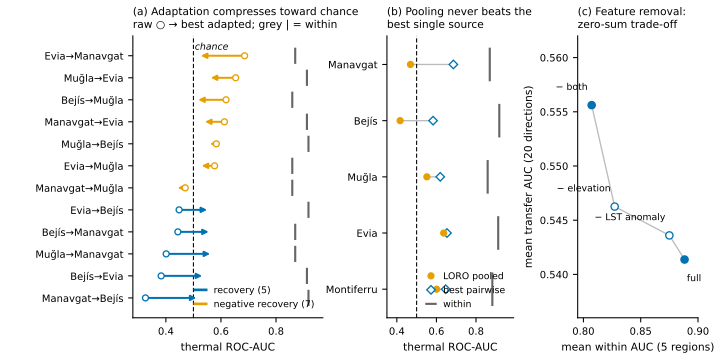

Write Python code to recreate this figure.
#!/usr/bin/env python3
"""Figure 6 - interventions obey the same conservation.

(a) Label-blind adaptation, four-AOI decomposition (12 directions): raw (open) ->
    best-adapted (filled) along the AUC axis; within-region reference as grey tick.
    Directions where adaptation moves AWAY from the within reference (negative
    recovery, 7/12) in orange; recoveries in blue. Compression toward chance visible.
(b) LORO pooled training per held-out target: pooled model never beats the best
    pairwise source; within ceiling far right.
(c) Feature removal: mean within vs mean transfer for the four configurations -
    the trade-off line (what transfer gains, within-region skill pays).
Okabe-Ito, greyscale-safe, vector, min font 7 pt.
Data: paper/figures/data/fig_data.json. Asserts vs 04_results 4.3/4.6.
"""
import json
import sys
from pathlib import Path

import matplotlib
matplotlib.use("Agg")
import matplotlib.pyplot as plt

HERE = Path(__file__).resolve().parent
DATA = json.loads((HERE / "data" / "fig_data.json").read_text())
decomp = DATA["fig6_decomp"]
loro = DATA["fig6_loro"]
fdrop = {r["config"]: r for r in DATA["fig6_fdrop"]}

BLUE, ORANGE, GREY = "#0072B2", "#E69F00", "#666666"
LABEL = {"manavgat_2021": "Manavgat", "bejis_2022": "Bejís", "mugla_2021": "Muğla",
         "evia_2021_extended": "Evia", "montiferru_2021": "Montiferru"}
def dirlabel(d):
    s, t = d.split("_to_")
    return f"{LABEL[s]}→{LABEL[t]}"

# ---- asserts vs 04_results ----
neg = [d for d in decomp if d["best_adapted"] < d["raw"]]
assert len(neg) == 7, f"expected 7 negative-recovery directions, got {len(neg)}"
worst = min(decomp, key=lambda d: d["recovered_fraction"])
assert worst["direction"] == "evia_2021_extended_to_manavgat_2021"
assert abs(worst["recovered_fraction"] - (-0.8619)) < 5e-3
by_t = {r["target"]: r for r in loro}
assert abs(by_t["manavgat_2021"]["loro_raw"] - 0.469) < 5e-3
for r in loro:
    assert r["loro_raw"] < r["best_pairwise"], f"LORO must not beat best pairwise: {r['target']}"
assert abs(fdrop["full"]["mean_within"] - 0.888) < 5e-3
assert abs(fdrop["full"]["mean_transfer"] - 0.541) < 5e-3
assert abs(fdrop["drop_both"]["mean_within"] - 0.807) < 5e-3
assert abs(fdrop["drop_both"]["mean_transfer"] - 0.556) < 5e-3

MM = 1 / 25.4
fig = plt.figure(figsize=(190 * MM, 95 * MM))
plt.rcParams.update({"svg.fonttype": "none", "pdf.fonttype": 42})
gs = fig.add_gridspec(1, 3, width_ratios=[1.5, 1.0, 0.95],
                      left=0.185, right=0.972, top=0.90, bottom=0.115, wspace=0.44)
axA = fig.add_subplot(gs[0, 0])
axB = fig.add_subplot(gs[0, 1])
axC = fig.add_subplot(gs[0, 2])

# (a) decomposition
order = sorted(decomp, key=lambda d: d["raw"])
for y, d in enumerate(order):
    colour = ORANGE if d["best_adapted"] < d["raw"] else BLUE
    axA.annotate("", xy=(d["best_adapted"], y), xytext=(d["raw"], y),
                 arrowprops=dict(arrowstyle="-|>", color=colour, lw=1.5,
                                 mutation_scale=8, shrinkA=0, shrinkB=0))
    axA.plot(d["raw"], y, marker="o", mfc="white", mec=colour, ms=4.5, zorder=3)
    axA.plot([d["within"], d["within"]], [y - 0.32, y + 0.32], color=GREY, lw=1.6,
             zorder=2)
axA.axvline(0.5, color="black", lw=0.8, ls=(0, (4, 2)))
axA.set_yticks(range(len(order)), [dirlabel(d["direction"]) for d in order],
               fontsize=7)
axA.set_xlim(0.28, 0.97)
axA.set_xlabel("thermal ROC-AUC", fontsize=8)
axA.set_title("(a) Adaptation compresses toward chance\n"
              "raw ○ → best adapted; grey | = within",
              fontsize=8, loc="left")
axA.text(0.505, len(order) - 0.4, "chance", fontsize=7, style="italic",
         ha="left", va="top")
hB = plt.Line2D([], [], color=BLUE, lw=2)
hO = plt.Line2D([], [], color=ORANGE, lw=2)
axA.legend([hB, hO], ["recovery (5)", "negative recovery (7)"], fontsize=7,
           frameon=False, loc="lower right", handlelength=1.2)

# (b) LORO
ysB = list(range(len(loro)))[::-1]
for r, y in zip(loro, ysB):
    axB.plot([r["loro_raw"], r["best_pairwise"]], [y, y], color="#BBBBBB", lw=1.0,
             zorder=1)
    axB.plot(r["best_pairwise"], y, marker="D", mfc="white", mec=BLUE, ms=4.5,
             zorder=3)
    axB.plot(r["loro_raw"], y, marker="o", mfc=ORANGE, mec=ORANGE, ms=4.5, zorder=3)
    axB.plot([r["within"], r["within"]], [y - 0.28, y + 0.28], color=GREY, lw=1.6)
axB.axvline(0.5, color="black", lw=0.8, ls=(0, (4, 2)))
axB.set_yticks(ysB, [LABEL[r["target"]] for r in loro], fontsize=7.5)
axB.set_xlim(0.35, 0.99)
axB.set_xlabel("thermal ROC-AUC", fontsize=8)
axB.set_title("(b) Pooling never beats the\nbest single source", fontsize=8,
              loc="left")
hP = plt.Line2D([], [], marker="D", mfc="white", mec=BLUE, ls="", ms=4.5)
hL = plt.Line2D([], [], marker="o", color=ORANGE, ls="", ms=4.5)
hW = plt.Line2D([], [], color=GREY, lw=1.6)
axB.legend([hL, hP, hW], ["LORO pooled", "best pairwise", "within"], fontsize=7,
           frameon=False, loc="lower right", handlelength=1.0)

# (c) feature drop trade-off
CFG = [("full", "full"), ("drop_anom", "− LST anomaly"),
       ("drop_elev", "− elevation"), ("drop_both", "− both")]
xs = [fdrop[c]["mean_within"] for c, _ in CFG]
ys = [fdrop[c]["mean_transfer"] for c, _ in CFG]
path = ["full", "drop_anom", "drop_elev", "drop_both"]
axC.plot([fdrop[c]["mean_within"] for c in path],
         [fdrop[c]["mean_transfer"] for c in path],
         color="#BBBBBB", lw=1.0, zorder=1)
for (c, lab), x, y in zip(CFG, xs, ys):
    filled = c in ("full", "drop_both")
    axC.plot(x, y, marker="o", ms=5.5, mfc=(BLUE if filled else "white"), mec=BLUE,
             zorder=3)
    dx, dy = (-0.0035, 0.0012) if c != "full" else (0.002, -0.0022)
    ha = "right" if c != "full" else "left"
    axC.text(x + dx, y + dy, lab, fontsize=7, ha=ha, va="bottom")
axC.set_xlabel("mean within AUC (5 regions)", fontsize=8)
axC.set_ylabel("mean transfer AUC (20 directions)", fontsize=8)
axC.set_title("(c) Feature removal:\nzero-sum trade-off", fontsize=8, loc="left")
axC.set_xlim(0.795, 0.90)
axC.set_ylim(0.536, 0.562)
for ax in (axA, axB, axC):
    ax.tick_params(labelsize=7.5)
    for s in ("top", "right"):
        ax.spines[s].set_visible(False)

fig.savefig(HERE / "fig6_conservation.pdf")
fig.savefig(HERE / "fig6_conservation.svg")
if "--preview" in sys.argv:
    fig.savefig(HERE / "fig6_conservation_preview.png", dpi=220)

(HERE / "fig6_provenance.json").write_text(json.dumps({
    "figure": "Fig. 6 - interventions obey the same conservation (adaptation, LORO, feature drop)",
    "script": "paper/figures/fig6_conservation.py",
    "data": "paper/figures/data/fig_data.json (four_aoi_decomposition.csv, loro_pooled_transfer.json, feature_drop_transfer.json; sha256 inside)",
    "asserts": "7/12 negative recovery, worst Evia->Manavgat -0.862; LORO never beats best pairwise (5 targets), Manavgat 0.469; feature-drop means 0.888/0.541 -> 0.807/0.556",
    "palette": "Okabe-Ito blue/orange + grey; markers distinct; no red-green",
    "min_font_pt": 7.0,
    "environment": f"matplotlib {matplotlib.__version__}",
}, indent=1))
print("fig6 written; negative recovery:", len(neg), "of", len(decomp))
